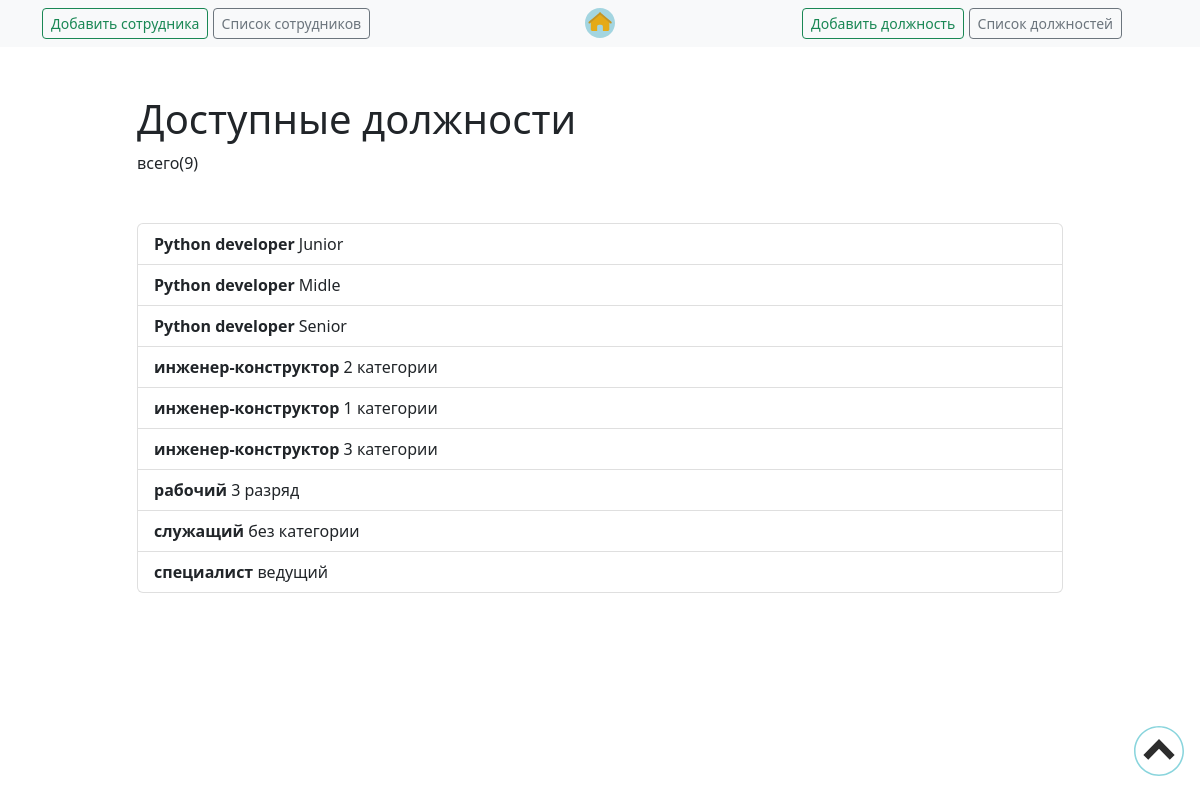
The page /currentjob/ on the database as committed earlier.
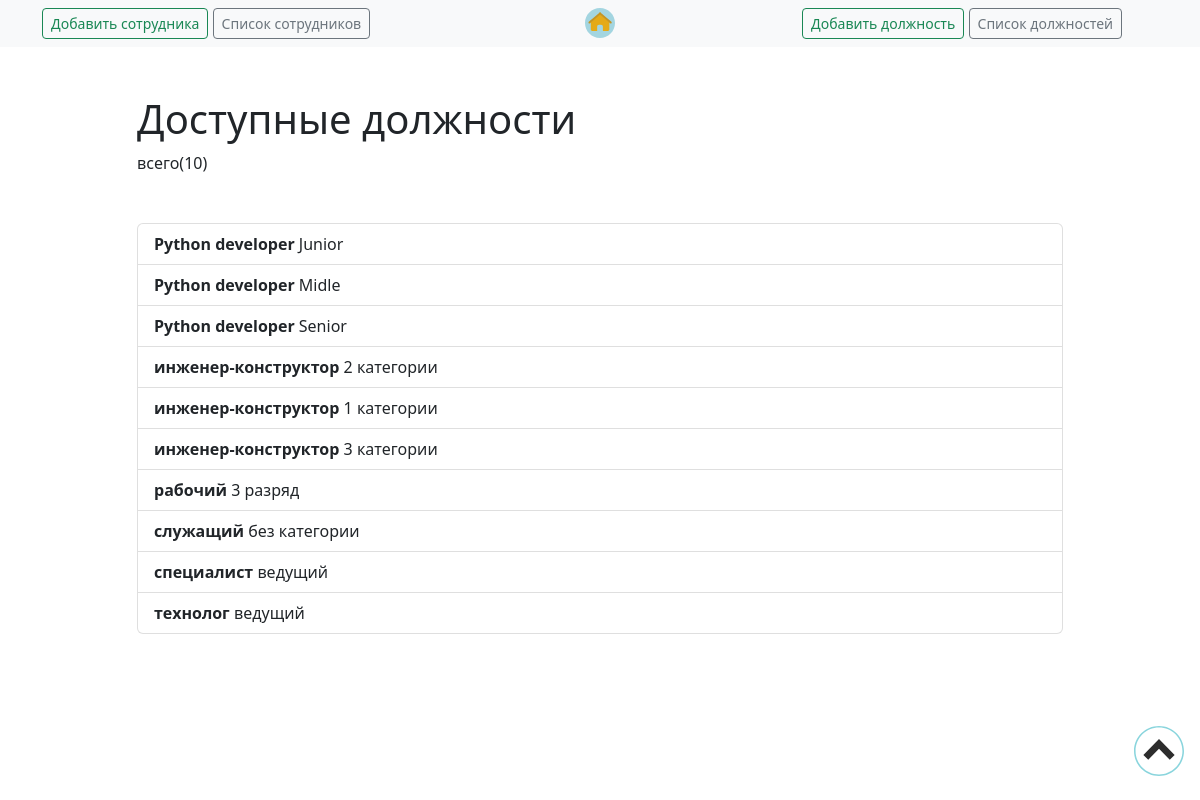
The same page on the database as committed later.
### job/models.py (models this page shows, shortened)
class Job(models.Model):
    job_title = models.CharField(max_length=100)  # в заголовках небольше 100символов
    job_category = models.CharField(max_length=100)
    created = models.DateTimeField(auto_now=True)  # отображается не только дата, но и время

### job/views.py (the view)
# urls.py: path('currentjob/', views.currentjob, name='current_job'),  # отображение всех созданых должностей
def currentjob(request):
    currentjobs = Job.objects.all().order_by('job_title')
    return render(request, 'job/current_job.html', {'currentjobs': currentjobs})

### job/templates/job/current_job.html
{% extends 'job/base.html' %}
{% load static %}
{% block content %}
    <div class="row justify-content-center mt-5">
        <div class="col-md-10">
            {% if currentjobs %}
                <h1>Доступные должности</h1>
                всего({{ currentjobs.count }})
            {% else %}
                           <h1>Доступные должности</h1>
            {% endif %}
        </div>
    </div>
    <div class="row justify-content-center mt-5">
        <div class="col-md-10">
        {% if currentjobs %}
            <div class="list-group">
                {% for currentjob in currentjobs %}
                    <a href="{% url 'viewjob' currentjob.id %}"
                       class="list-group-item list-group-item-action">
                        <b>{{ currentjob.job_title }}</b>
                        {{ currentjob.job_category }}
                    </a>
                {% endfor %}
            </div>
        {% else %}
            <div class="text-center">
                <h2>Похоже, у Вас нет должностей!</h2>
            <br>
            <a role="button" class="btn btn-primary" href="{% url 'create_jobtitle' %}">Новая должность</a>
            </div>
        {% endif %}
        </div>
    </div>
    <br>
    <br>
<div class = "fixed-bottom" style="margin-right: 16px; margin-bottom: 24px;">
    <div class= "d-flex justify-content-end">
        <a href = "#start"> <img src = "{% static 'employees/up-arrow-svgrepo-com.svg' %}" title="вверх" width="50" height="50"> </a>
    </div>
</div>
{% endblock %}

Rows that differ between the two databases and show on the page:
added Job: job_title "технолог", job_category "ведущий"
Other text that changed with them:
{{ currentjobs.count }}: "9" → "10"
